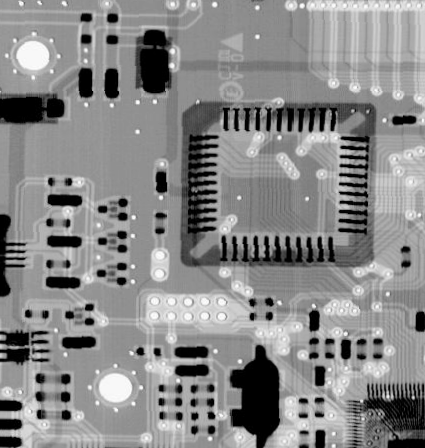
#> input picture DIP3E_Original_Images_CH09/Fig0935(a)(ckt_board_section).tif, 425 x 448 px, found by its file name
$ python CH09-GrayOpenClose.py
#> lines starting #> are read from the running program, lines starting #| are printed output that depends on the picture
#> further down, gray_im is the input picture: shape (448, 425); min 0, max 255, mean 136.4
#!/bin/env python
#
# 灰度级形态学开闭运算
#

import cv2 as cv
import numpy as np
import matplotlib.pyplot as plt

def morphology_dilate(gray_im, plot: plt.Axes = None):
    # 高度为1，半径为2个像素的结构圆 - w=h=2*r+1
    se = cv.getStructuringElement(cv.MORPH_ELLIPSE, (5,5))
    md_im = cv.dilate(gray_im, se)
    if plot is not None:
        plot.set_title('morphology dilate')
        plot.set_xticks([])
        plot.set_yticks([])
        plot.imshow(md_im, cmap='gray')

def morphology_erode(gray_im, plot: plt.Axes = None):
    # 高度为1，半径为2个像素的结构圆 - w=h=2*r+1
    se = cv.getStructuringElement(cv.MORPH_ELLIPSE, (5,5))
    me_im = cv.erode(gray_im, se)
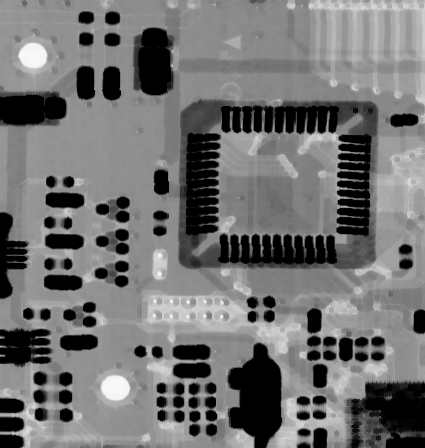
#> me_im: shape (448, 425); min 0, max 248, mean 114.1
#> in morphology_dilate, `md_im = cv.dilate(gray_im, se)`:
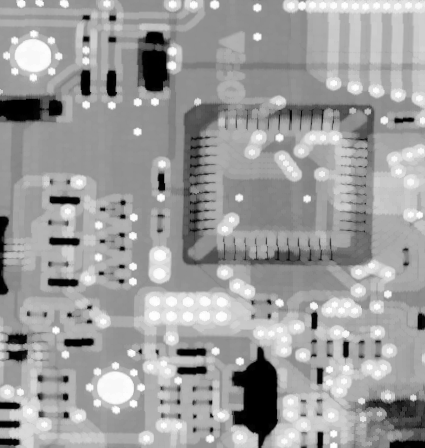
#> md_im: shape (448, 425); min 0, max 255, mean 158.1
    if plot is not None:
        plot.set_title('morphology erode')
        plot.set_xticks([])
        plot.set_yticks([])
        plot.imshow(me_im, cmap='gray')

def morphology_open(gray_im, plot: plt.Axes = None):
    # 高度为1，半径为3个像素的结构圆 - w=h=2*r+1
    se = cv.getStructuringElement(cv.MORPH_ELLIPSE, (7,7))
    # print('open se: {}'.format(se))
    mo_im = cv.morphologyEx(gray_im, cv.MORPH_OPEN, se)
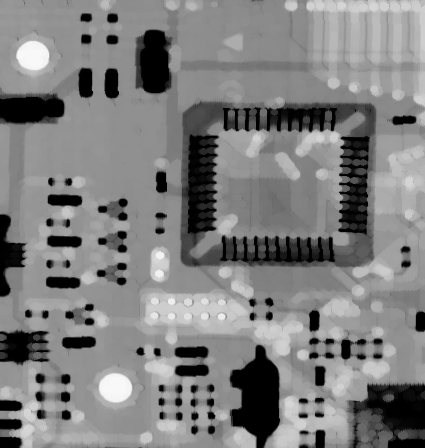
#> mo_im: shape (448, 425); min 0, max 248, mean 127.1
    if plot is not None:
        plot.set_title('morphology open')
        plot.set_xticks([])
        plot.set_yticks([])
        plot.imshow(mo_im, cmap='gray')

def morphology_close(gray_im, plot: plt.Axes = None):
    # 高度为1，半径为5个像素的结构圆 - w=h=2*r+1
    se = cv.getStructuringElement(cv.MORPH_ELLIPSE, (11,11))
    # print('close se: {}'.format(se))
    mc_im = cv.morphologyEx(gray_im, cv.MORPH_CLOSE, se)
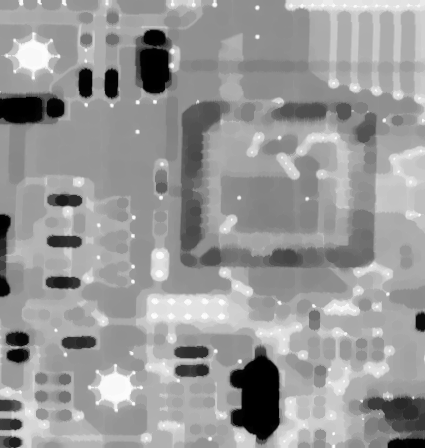
#> mc_im: shape (448, 425); min 0, max 255, mean 152.6
    if plot is not None:
        plot.set_title('morphology close')
        plot.set_xticks([])
        plot.set_yticks([])
        plot.imshow(mc_im, cmap='gray')

if __name__ == '__main__':
    figure = plt.figure()
    gray_im = cv.imread('CH09_Images/Fig0935(a)(ckt_board_section).tif', cv.IMREAD_GRAYSCALE)

    plot = figure.add_subplot(231)
    plot.set_title('origin')
    plot.set_xticks([])
    plot.set_yticks([])
    plot.imshow(gray_im, cmap='gray')

    morphology_erode(gray_im, figure.add_subplot(232))
    morphology_dilate(gray_im, figure.add_subplot(233))

    morphology_open(gray_im, figure.add_subplot(235))
    morphology_close(gray_im, figure.add_subplot(236))

    plt.show()
